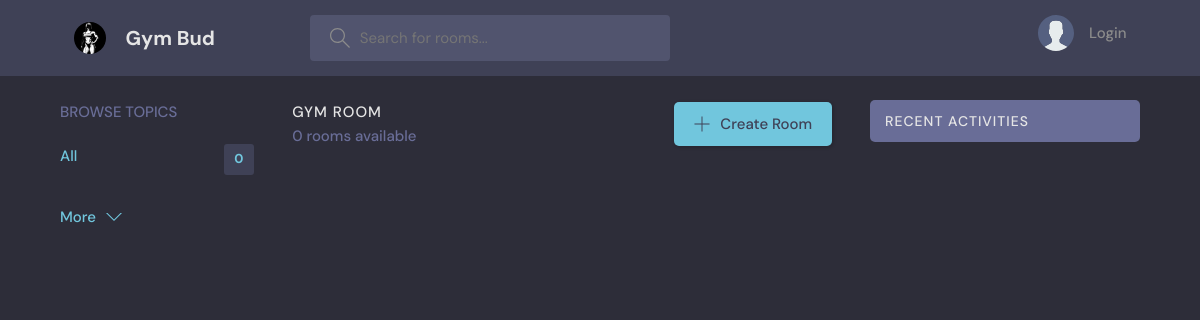
/, run on an earlier commit of the app's database.
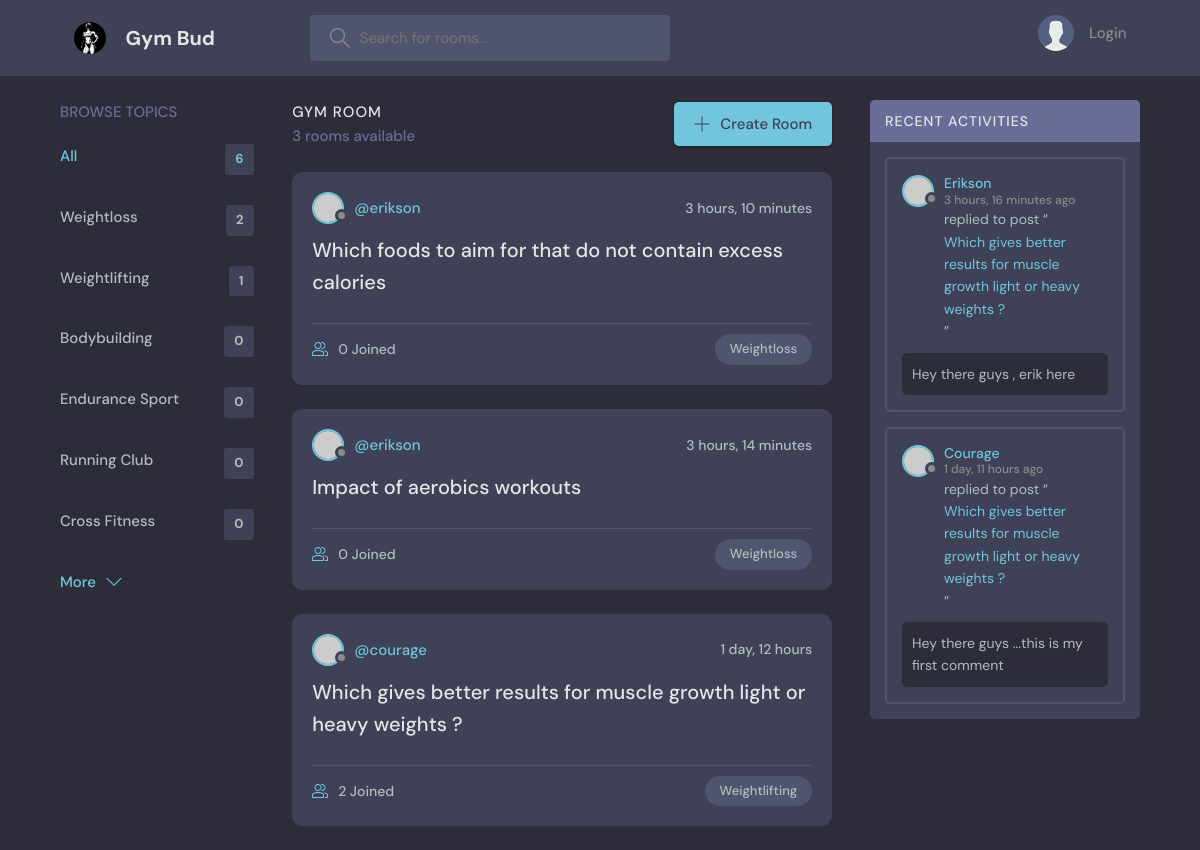
And on a later commit of the database.
### gym_bud_app/models.py (models this page shows, shortened)
class Topic(models.Model):
    name = models.CharField(max_length=200)

class Room(models.Model):
    host = models.ForeignKey(User, models.SET_NULL, null=True)
    topic = models.ForeignKey(Topic, models.SET_NULL, null=True)
    name = models.CharField(max_length=200)
    description = models.TextField(null=True, blank=True)
    participants = models.ManyToManyField(User, related_name='participants', blank=True)
    updated = models.DateTimeField(auto_now=True)
    created = models.DateTimeField(auto_now_add=True)
    class Meta:
        ordering = ['-updated','-created']
    def __str__(self):
        return self.name

class Message(models.Model):
    user = models.ForeignKey(User, on_delete=models.CASCADE)
    room = models.ForeignKey(Room, on_delete=models.CASCADE)
    body = models.TextField()
    update = models.DateTimeField(auto_now=True)
    created = models.DateTimeField(auto_now_add=True)
    class Meta:
        ordering = ['-created']

### gym_bud_app/views.py (the view)
# urls.py: 2. Add a URL to urlpatterns:  path('', views.home, name='home')
def home(request):
    q = request.GET.get('q') if request.GET.get('q') != None else ""
    rooms = Room.objects.filter(Q(topic__name__icontains=q) | Q(name__icontains=q) | Q(description__icontains=q))
    topics = Topic.objects.all()
    room_messages = Message.objects.filter(Q(room__topic__name__icontains=q))
    room_count = rooms.count()
    context = {'rooms': rooms}
    return render(request,'base/home.html', {'rooms': rooms, 'topics': topics,'room_count': room_count, 'room_messages': room_messages})

### gym_bud_app/templates/base/home.html (shortened to what this page needs)
{% extends 'main.html' %} {% block content %}
<main class="layout layout--3">
  <div class="container">
    {% include 'base/topics_component.html' %}
    <div class="roomList">
      <div class="roomList__header">
        <div>
          <h2>Gym Room</h2>
          <p>{{rooms.count}} rooms available</p>
        </div>
        <a class="btn btn--main" href="{% url 'create-room' %}">
          <svg
            version="1.1"
            xmlns="http://www.w3.org/2000/svg"
            width="32"
            height="32"
            viewBox="0 0 32 32"
          >
            <title>add</title>
            <path
              d="M16.943 0.943h-1.885v14.115h-14.115v1.885h14.115v14.115h1.885v-14.115h14.115v-1.885h-14.115v-14.115z"
            ></path>
          </svg>
          Create Room
        </a>
      </div>
      {% include 'base/feed_component.html' %}
    </div>
    {% include 'base/activity_component.html' %}
  </div>
</main>
{% endblock %}

### gym_bud_app/templates/base/topics_component.html
<div class="topics">
  <div class="topics__header">
    <h2>Browse Topics</h2>
  </div>
  <ul class="topics__list">
    <li>
      <a href="{% url 'home' %}" class="active"
        >All <span>{{topics.count}}</span></a
      >
    </li>
    {% for topic in topics %}
    <li>
      <a href="{% url 'home' %}?q={{topic.name}}"
        >{{topic.name}}<span>{{topic.room_set.all.count}}</span></a
      >
    </li>
    {% endfor %}
  </ul>
  <a class="btn btn--link" href="topics.html">
    More
    <svg
      version="1.1"
      xmlns="http://www.w3.org/2000/svg"
      width="32"
      height="32"
      viewBox="0 0 32 32"
    >
      <title>chevron-down</title>
      <path d="M16 21l-13-13h-3l16 16 16-16h-3l-13 13z"></path>
    </svg>
  </a>
</div>

### gym_bud_app/templates/base/feed_component.html (shortened to what this page needs)
{% for room in rooms %}
<div class="roomListRoom">
  <div class="roomListRoom__header">
    <a
      href="{% url 'user-profile' room.host.id %}"
      class="roomListRoom__author"
    >
      <div class="avatar avatar--small">
        <img src="https://randomuser.me/api/portraits/women/11.jpg" />
      </div>
      <span>@{{room.host.username}}</span>
    </a>
    <div class="roomListRoom__actions">
      <span>{{room.created|timesince}}</span>
    </div>
  </div>
  <div class="roomListRoom__content">
    <a href="{% url 'room' room.id %}">{{room.name}}</a>
  </div>
  <div class="roomListRoom__meta">
    <a href="{% url 'room' room.id %}" class="roomListRoom__joined">
      {{room.participants.all.count}} Joined
    </a>
    <p class="roomListRoom__topic">{{room.topic.name}}</p>
  </div>
</div>
{% endfor %}

### gym_bud_app/templates/base/activity_component.html (shortened to what this page needs)
<div class="activities">
  <div class="activities__header">
    <h2>Recent Activities</h2>
  </div>
  {% for message in room_messages %}
  <div class="activities__box">
    <div class="activities__boxHeader roomListRoom__header">
      <a
        href="{% url 'user-profile' message.user.id %}"
        class="roomListRoom__author"
      >
        <div class="avatar avatar--small">
          <img src="https://randomuser.me/api/portraits/women/11.jpg" />
        </div>
        <p>
          {{message.user|capfirst}}
          <span>{{message.created|timesince}} ago</span>
        </p>
      </a>
    </div>
    <div class="activities__boxContent">
      <p>
        replied to post “<a href="{% url 'room' message.room.id %}"
          >{{message.room}}</a
        >”
      </p>
      <div class="activities__boxRoomContent">{{message.body}}</div>
    </div>
  </div>
  {% endfor %}
</div>

What changed in the data, as far as the page shows it:
added Topic: name "Weightloss", room_set.all.count "2"
added Topic: name "Weightlifting", room_set.all.count "1"
added Topic: name "Bodybuilding", room_set.all.count "0"
added Topic: name "Endurance Sport", room_set.all.count "0"
added Topic: name "Running Club", room_set.all.count "0"
added Topic: name "Cross Fitness", room_set.all.count "0"
added Room: host.username "erikson", created "3 hours, 10 minutes", name "Which foods to aim for that do not contain excess calories", participants.all.count "0", topic.name "Weightloss"
added Room: host.username "erikson", created "3 hours, 14 minutes", name "Impact of aerobics workouts", participants.all.count "0", topic.name "Weightloss"
added Room: host.username "courage", created "1 day, 12 hours", name "Which gives better results for muscle growth light or heavy weights ?", participants.all.count "2", topic.name "Weightlifting"
added Message: user "Erikson", created "3 hours, 16 minutes", room "Which gives better results for muscle growth light or heavy weights ?", body "Hey there guys , erik here"
added Message: user "Courage", created "1 day, 11 hours", room "Which gives better results for muscle growth light or heavy weights ?", body "Hey there guys ...this is my first comment"
Also different on the page:
{{ topics.count }}: "0" → "6"
{{ rooms.count }}: "0" → "3"
